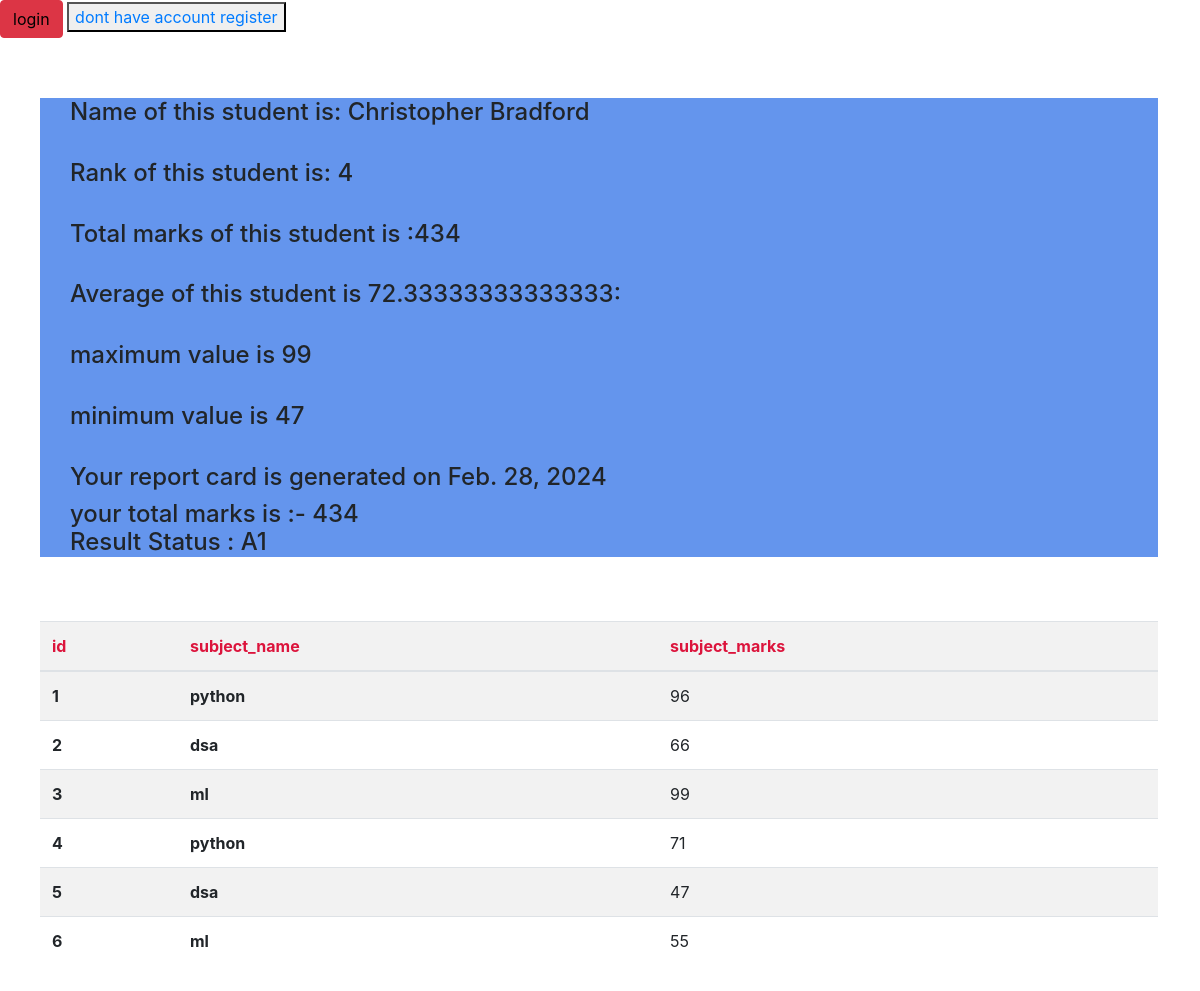
The app's page /see_marks/STU-0416/ with its own data.
### vege/models.py (models this page shows, shortened)
class SubjectMarks(models.Model):
    student=models.ForeignKey(Student,related_name="studentmarks",on_delete=models.CASCADE)
    subject=models.ForeignKey(Subject,on_delete=models.CASCADE)
    marks=models.IntegerField()
    class Meta:
        unique_together=['student','subject']

class Student(models.Model):
    department=models.ForeignKey(Department,related_name="depart",on_delete=models.CASCADE)
    student_id=models.OneToOneField(StudentID,related_name="studentid",on_delete=models.CASCADE)
    student_name=models.CharField(max_length=100)
    student_email=models.EmailField(unique=True)
    student_age=models.IntegerField(default=18)
    student_address=models.TextField()
    is_deleted=models.BooleanField(default=False)
    def __str__(self)-> str:
        return self.student_name
    class Meta:
        ordering=['student_name']
        verbose_name="student"

class Rankstudnet(models.Model):
    student=models.ForeignKey(Student,related_name="studentreportcard",on_delete=models.CASCADE)
    student_rank=models.IntegerField()
    student_rank_generation_date=models.DateField(auto_now_add=True)
    number=models.IntegerField(default=10)
    class Meta:
        unique_together=['student_rank','student_rank_generation_date']

class Subject(models.Model):
    subject_name=models.CharField(max_length=100)

### vege/views.py (the view)
# urls.py: path('see_marks/<student_id>/',see_marks,name="see_marks"),
def see_marks(request,student_id):
    queryset=SubjectMarks.objects.filter(student__student_id__student_id=student_id)
    totalmarks=queryset.aggregate(totalmarks=Sum('marks'))
    avgg=queryset.aggregate(avgg=Avg('marks'))
    maxval=queryset.aggregate(maxval=Max('marks'))
    minval=queryset.aggregate(minval=Min('marks'))
    return render(request,"report/see_marks.html",{'queryset':queryset, 'totalmarks':totalmarks,'avgg':avgg,'maxval':maxval,'minval':minval})

### vege/templates/report/see_marks.html (shortened to what this page needs)
<!DOCTYPE html>
<html lang="en">
<head>
    <link rel="stylesheet" href="https://cdn.jsdelivr.net/npm/bootstrap@4.0.0/dist/css/bootstrap.min.css"
>
</head>
<button class="btn btn-danger" type="submit" >
    <a href="/logout/"  style="color: black;">login</a>
</button>
<button type="button" style="color: coral;">
    <a href="/register/">dont have account register</a>
</button>
<div class="container mt-5">
<div class="bg">
    <h4>Name of this student is: {{queryset.first.student.studentreportcard.first.student}} </h4>
    <br>
    <h4>Rank of this student is: {{queryset.first.student.studentreportcard.first.student_rank}} </h4>
    <br>
    <h4>Total marks of this student is :{{totalmarks.totalmarks}}</h4>
    <br>
    <h4>Average of this student is {{avgg.avgg}}:</h4>
    <br>
    <h4>maximum  value is {{maxval.maxval}}</h4>
    <br>
    <h4>minimum  value is {{minval.minval}}</h4>
    <br>
    <h4>Your report card is generated on  {{queryset.first.student.studentreportcard.first.student_rank_generation_date}}</h4>
    <h4>
          your total marks is :- {{totalmarks.totalmarks}}
          {% if totalmarks.totalmarks > 400 %}
          <p>Result Status : A1 </p>
          {% elif totalmarks.totalmarks > 300 %}
          <p>Result Status : A2 </p>
          {% else %}
          <p>Result Status : fail </p>
          {% endif %}
    </h4>
</div>
<br>
<br>
    <table class="table table-striped">
        <tr>
            <th scope="row" style="color: crimson;">id</th>
            <th scope="row"style="color: crimson;">subject_name</th>
            <th scope="row"style="color: crimson;">subject_marks</th>
        </tr>
        <tbody>
            {% for marks in queryset %}
            <tr>
                <th scope="row">{{forloop.counter}}</th>
                <td>
                 <b> {{marks.subject.subject_name}}</b>
                    </td>
                <td>{{marks.marks}}</td>
            </tr>
            {% endfor %}
        </tbody>
    </table>
</div>
</body>
</html>

### vege/templates/report/see_marks.html (style rules this page uses)
.container { padding: 12px 12px 10px 10px; }
.bg { background-color: cornflowerblue; padding-left: 30px; }

### records on screen
SubjectMarks: first.student.studentreportcard.first.student "Christopher Bradford", first.student.studentreportcard.first.student_rank "4", first.student.studentreportcard.first.student_rank_generation_date "Feb. 28, 2024", subject.subject_name "python", marks "96"
SubjectMarks: subject.subject_name "dsa", marks "66"
SubjectMarks: subject.subject_name "ml", marks "99"
SubjectMarks: subject.subject_name "python", marks "71"
SubjectMarks: subject.subject_name "dsa", marks "47"
SubjectMarks: subject.subject_name "ml", marks "55"

### other values on screen
{{ totalmarks.totalmarks }} "434"
{{ avgg.avgg }} "72.33333333333333"
{{ maxval.maxval }} "99"
{{ minval.minval }} "47"
